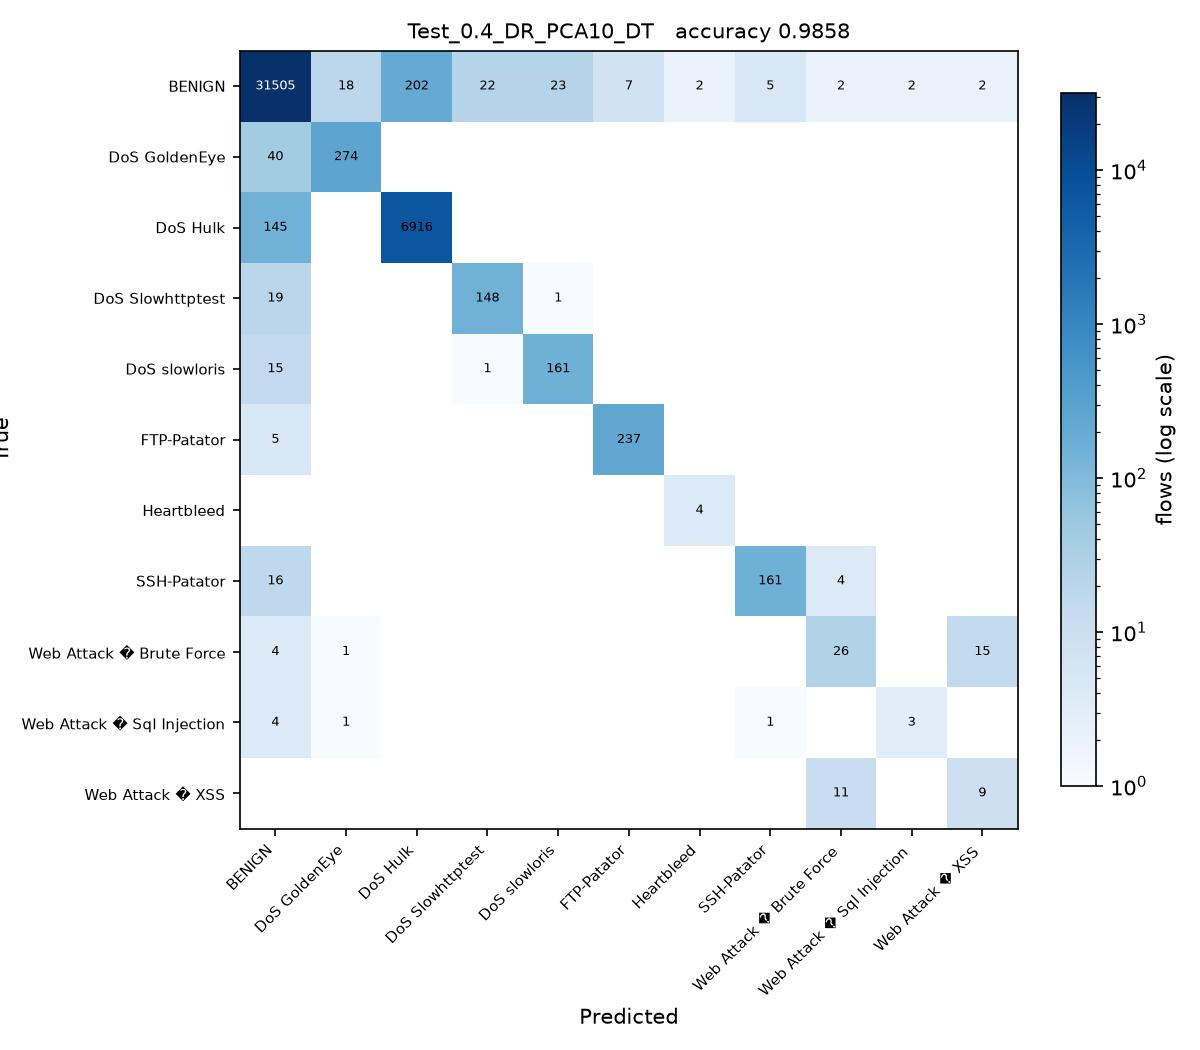

This chart was generated by the following Python code:
# Test_0.4_DR_PCA10_DT.py
#
# Test size 0.4  |  PCA, 10 components  |  Decision Tree (sheet #6)
#
# This is SGDC_60_40.py with the changes marked CHANGE below and nothing else.

import os
from pathlib import Path

# CHANGE 1: find the folder holding the three CSV files and run from there, so
# the plain file names below resolve no matter where this script is started
# from or how deeply it sits inside the project folder.
HERE = Path(__file__).resolve().parent
for PROJECT in [HERE, *HERE.parents]:
    if (PROJECT / 'Tuesday-WorkingHours.pcap_ISCX.csv').exists():
        os.chdir(PROJECT)
        break
else:
    raise SystemExit('Put this folder inside the folder that holds the three '
                     'CIC-IDS2017 CSV files, then run the script again.')
import numpy as np
import pandas as pd

df1 = pd.read_csv('Tuesday-WorkingHours.pcap_ISCX.csv', low_memory=True)
df2 = pd.read_csv('Wednesday-workingHours.pcap_ISCX.csv', low_memory=True)
df3 = pd.read_csv('Thursday-WorkingHours-Morning-WebAttacks.pcap_ISCX.csv', low_memory=True)

dataset = pd.concat([df1, df2, df3], ignore_index=True)

dataset.columns = dataset.columns.str.strip()

# CHANGE 2: a stratified sample of 100000 flows, the same for every run. An RBF
# SVM on all 1.3 million flows would take about an hour per script.
# At least 50 flows of every class are kept.
label = dataset.columns[-1]
dataset = pd.concat(
    [g.sample(n=min(len(g), max(50, round(100000 * len(g) / len(dataset)))), random_state=0)
     for _, g in dataset.groupby(label)],
    ignore_index=True
)

X = dataset.iloc[:, :-1]
y = dataset.iloc[:, -1]

X = X.apply(pd.to_numeric, errors='coerce')

X.replace([np.inf, -np.inf], np.nan, inplace=True)

from sklearn.impute import SimpleImputer

imputer = SimpleImputer(missing_values=np.nan, strategy='mean')
X = imputer.fit_transform(X)

from sklearn.preprocessing import LabelEncoder

labelencoder_y = LabelEncoder()
y = labelencoder_y.fit_transform(y)

from sklearn.model_selection import train_test_split

X_train, X_test, y_train, y_test = train_test_split(
    X,
    y,
    test_size=0.4,   # CHANGE 3: test size
    random_state=0,
    stratify=y
)

# CHANGE 4: PCA, from PCA_LDA_KErnel_PCA_CODE.pdf (fit only on training data)
from sklearn.decomposition import PCA

pca = PCA(n_components=10)
X_train = pca.fit_transform(X_train)
X_test = pca.transform(X_test)

# CHANGE 5: Decision Tree (sheet #6) in place of SGDClassifier
from sklearn.tree import DecisionTreeClassifier

classifier = DecisionTreeClassifier(
    criterion='entropy',
    random_state=0
)

classifier.fit(X_train, y_train)

y_pred = classifier.predict(X_test) 

from sklearn.metrics import confusion_matrix
from sklearn.metrics import accuracy_score
from sklearn.metrics import precision_score
from sklearn.metrics import recall_score
from sklearn.metrics import f1_score
from sklearn.metrics import classification_report

cm = confusion_matrix(y_test, y_pred)

print("Confusion Matrix:\n")
print(cm)

print("\nAccuracy : {:.4f}".format(accuracy_score(y_test, y_pred)))
print("\nPrecision : {:.4f}".format(precision_score(y_test, y_pred, average='weighted')))
print("\nRecall : {:.4f}".format(recall_score(y_test, y_pred, average='weighted')))
print("\nF1 Score : {:.4f}".format(f1_score(y_test, y_pred, average='weighted')))

print("\nClassification Report:\n")
print(classification_report(y_test, y_pred))

# CHANGE 6: save the confusion matrix as Test_0.4_DR_PCA10_DT.jpg and record the result
import matplotlib
matplotlib.use('Agg')
import matplotlib.pyplot as plt
from matplotlib.colors import LogNorm

here = HERE                     # the folder this script sits in
names = [str(c) for c in labelencoder_y.classes_]
fig, ax = plt.subplots(figsize=(8, 7))
im = ax.imshow(cm, cmap='Blues', norm=LogNorm(vmin=1))
ax.set_xticks(range(len(names)), names, rotation=45, ha='right', fontsize=7)
ax.set_yticks(range(len(names)), names, fontsize=7)
ax.set_xlabel('Predicted')
ax.set_ylabel('True')
ax.set_title('Test_0.4_DR_PCA10_DT   accuracy {:.4f}'.format(accuracy_score(y_test, y_pred)), fontsize=10)
for i in range(cm.shape[0]):
    for j in range(cm.shape[1]):
        if cm[i, j]:
            ax.text(j, i, cm[i, j], ha='center', va='center', fontsize=6,
                    color='white' if cm[i, j] > cm.max() / 3 else 'black')
fig.colorbar(im, ax=ax, fraction=0.04, label='flows (log scale)')
fig.tight_layout()
fig.savefig(here / 'Test_0.4_DR_PCA10_DT.jpg', dpi=150)
plt.close(fig)

row = pd.DataFrame([{
    'Test': 0.4, 'DR': 'PCA10', 'Clas': 'DT',
    'Acc': round(accuracy_score(y_test, y_pred), 4),
    'Pre': round(precision_score(y_test, y_pred, average='weighted'), 4),
    'Rec': round(recall_score(y_test, y_pred, average='weighted'), 4),
    'F1': round(f1_score(y_test, y_pred, average='weighted'), 4),
    'script': 'Test_0.4_DR_PCA10_DT',
}])
out = PROJECT / 'results' / '75_runs_pca.csv'
out.parent.mkdir(exist_ok=True)
if out.exists():
    old = pd.read_csv(out)
    row = pd.concat([old[old['script'] != 'Test_0.4_DR_PCA10_DT'], row], ignore_index=True)
row.to_csv(out, index=False)
